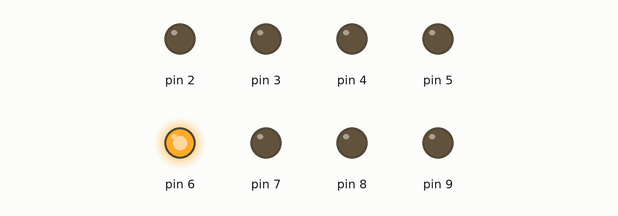
Recording of a sketch running on a simulated Arduino Uno, built with avr-gcc and run on an emulated ATmega328P. Parts: output pins drawn as LEDs (lit = HIGH).

Above: at 0.5 s.
At 1.5 s:
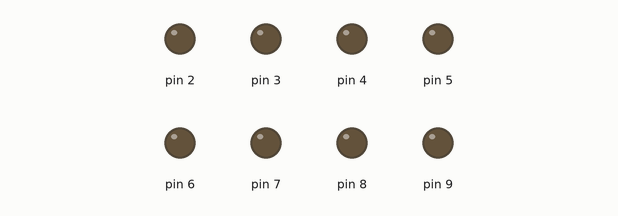
At 3.5 s:
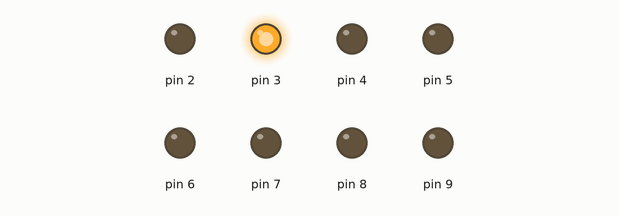
At 6.5 s:
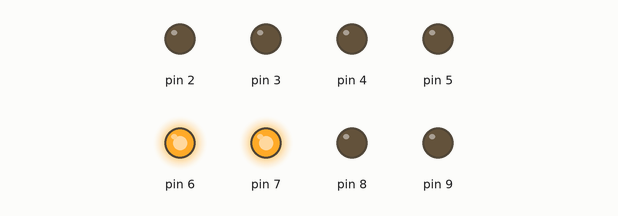
At 9.5 s:
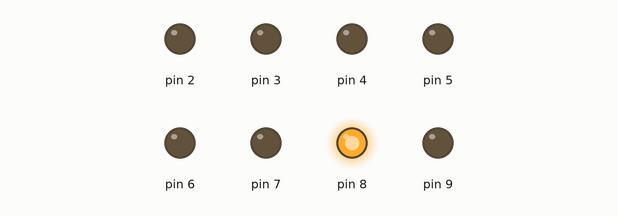
At 12.5 s:
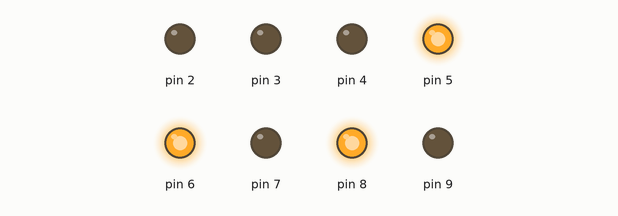
Timing chart, 0 to 13.0 s (numbered marks = the images above):
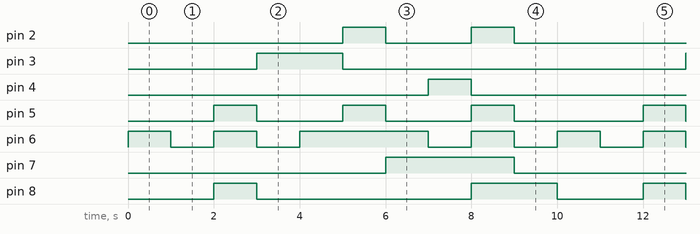

Measured:
- by itself, pin 2: repeats every 10.0 s: LOW 2.0 s, HIGH 1.0 s, LOW 6.0 s, HIGH 1.0 s
- by itself, pin 3: alternates HIGH for 2.0 s and LOW for 8.0 s
- by itself, pin 4: alternates HIGH for 1.0 s and LOW for 9.0 s
- by itself, pin 5: repeats every 10.0 s: 2 × (LOW 2.0 s, HIGH 1.0 s), LOW 3.0 s, HIGH 1.0 s
- by itself, pin 6: repeats every 10.0 s: LOW 1.0 s, HIGH 1.0 s, LOW 1.0 s, HIGH 3.0 s, 2 × (LOW 1.0 s, HIGH 1.0 s)
- by itself, pin 7: alternates HIGH for 3.0 s and LOW for 7.0 s
- by itself, pin 8: repeats every 10.0 s: LOW 5.0 s, HIGH 2.0 s, LOW 2.0 s, HIGH 1.0 s

The sketch:

lab5_FND.ino
```cpp
// 202037071 정지우

void setup() {
  // put your setup code here, to run once:
  pinMode(2, OUTPUT);
  pinMode(3, OUTPUT);
  pinMode(4, OUTPUT);
  pinMode(5, OUTPUT);
  pinMode(6, OUTPUT);
  pinMode(7, OUTPUT);
  pinMode(8, OUTPUT);
  pinMode(9, OUTPUT);
}

void all(){
  delay(1000);
  digitalWrite(2, LOW); digitalWrite(3, LOW);
  digitalWrite(4, LOW); digitalWrite(5, LOW);
  digitalWrite(6, LOW); digitalWrite(7, LOW);
  digitalWrite(8, LOW); digitalWrite(9, LOW);
}

void loop() {
  // put your main code here, to run repeatedly:
  digitalWrite(6, HIGH);
  all();
  all();
  digitalWrite(5, HIGH);
  digitalWrite(6, HIGH);
  digitalWrite(8, HIGH);
  all();
  digitalWrite(3, HIGH);
  all();
  digitalWrite(3, HIGH);
  digitalWrite(6, HIGH);
  all();
  digitalWrite(2, HIGH);
  digitalWrite(5, HIGH);
  digitalWrite(6, HIGH);
  all();
  digitalWrite(6, HIGH);
  digitalWrite(7, HIGH);
  all();
  digitalWrite(4, HIGH);
  digitalWrite(7, HIGH);
  all();
  digitalWrite(2, HIGH);
  digitalWrite(5, HIGH);
  digitalWrite(6, HIGH);
  digitalWrite(7, HIGH);
  digitalWrite(8, HIGH);
  all();
  digitalWrite(8, HIGH);
  all();
}
```
